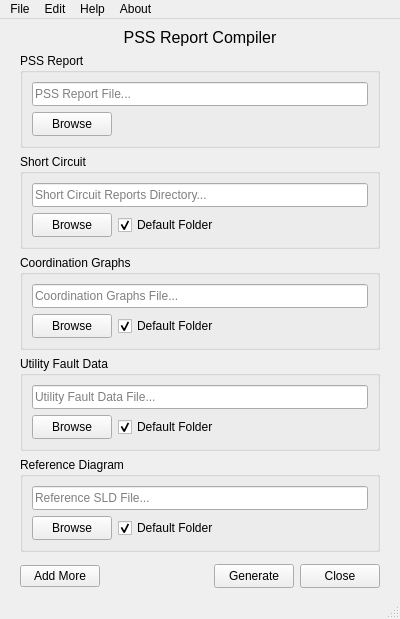
<?xml version="1.0" encoding="UTF-8"?>
<ui version="4.0">
 <class>MainWindow</class>
 <widget class="QMainWindow" name="MainWindow">
  <property name="geometry">
   <rect>
    <x>0</x>
    <y>0</y>
    <width>400</width>
    <height>604</height>
   </rect>
  </property>
  <property name="windowTitle">
   <string>PSS Report Compiler</string>
  </property>
  <widget class="QWidget" name="centralwidget">
   <layout class="QVBoxLayout" name="central_layout">
    <property name="spacing">
     <number>6</number>
    </property>
    <property name="leftMargin">
     <number>20</number>
    </property>
    <property name="rightMargin">
     <number>20</number>
    </property>
    <item>
     <layout class="QHBoxLayout" name="title_layout">
      <item>
       <widget class="QLabel" name="title">
        <property name="font">
         <font>
          <pointsize>12</pointsize>
         </font>
        </property>
        <property name="text">
         <string>PSS Report Compiler</string>
        </property>
        <property name="alignment">
         <set>Qt::AlignCenter</set>
        </property>
       </widget>
      </item>
     </layout>
    </item>
    <item>
     <layout class="QGridLayout" name="main_grid">
      <property name="horizontalSpacing">
       <number>10</number>
      </property>
      <item row="1" column="0">
       <widget class="QGroupBox" name="sc_group">
        <property name="title">
         <string>Short Circuit</string>
        </property>
        <layout class="QVBoxLayout" name="verticalLayout_17">
         <item>
          <layout class="QVBoxLayout" name="sc_layout">
           <item>
            <widget class="QLineEdit" name="sc_input">
             <property name="minimumSize">
              <size>
               <width>0</width>
               <height>24</height>
              </size>
             </property>
             <property name="placeholderText">
              <string>Short Circuit Reports Directory...</string>
             </property>
             <property name="clearButtonEnabled">
              <bool>true</bool>
             </property>
            </widget>
           </item>
           <item>
            <layout class="QHBoxLayout" name="sc_btn_layout">
             <item>
              <widget class="QPushButton" name="sc_browse_btn">
               <property name="minimumSize">
                <size>
                 <width>0</width>
                 <height>24</height>
                </size>
               </property>
               <property name="text">
                <string>Browse</string>
               </property>
              </widget>
             </item>
             <item>
              <widget class="QCheckBox" name="sc_default_cb">
               <property name="text">
                <string>Default Folder</string>
               </property>
               <property name="checked">
                <bool>true</bool>
               </property>
              </widget>
             </item>
             <item>
              <spacer name="sc_spacer">
               <property name="orientation">
                <enum>Qt::Horizontal</enum>
               </property>
               <property name="sizeHint" stdset="0">
                <size>
                 <width>40</width>
                 <height>20</height>
                </size>
               </property>
              </spacer>
             </item>
            </layout>
           </item>
          </layout>
         </item>
        </layout>
       </widget>
      </item>
      <item row="2" column="0">
       <widget class="QGroupBox" name="coor_group">
        <property name="title">
         <string>Coordination Graphs</string>
        </property>
        <layout class="QVBoxLayout" name="verticalLayout_13">
         <item>
          <layout class="QVBoxLayout" name="coor_layout">
           <item>
            <widget class="QLineEdit" name="coor_input">
             <property name="minimumSize">
              <size>
               <width>0</width>
               <height>24</height>
              </size>
             </property>
             <property name="placeholderText">
              <string>Coordination Graphs File...</string>
             </property>
             <property name="clearButtonEnabled">
              <bool>true</bool>
             </property>
            </widget>
           </item>
           <item>
            <layout class="QHBoxLayout" name="coor_btns_layout">
             <item>
              <widget class="QPushButton" name="coor_browse_btn">
               <property name="minimumSize">
                <size>
                 <width>0</width>
                 <height>24</height>
                </size>
               </property>
               <property name="text">
                <string>Browse</string>
               </property>
              </widget>
             </item>
             <item>
              <widget class="QCheckBox" name="coor_default_cb">
               <property name="text">
                <string>Default Folder</string>
               </property>
               <property name="checked">
                <bool>true</bool>
               </property>
              </widget>
             </item>
             <item>
              <spacer name="coor_spacer">
               <property name="orientation">
                <enum>Qt::Horizontal</enum>
               </property>
               <property name="sizeHint" stdset="0">
                <size>
                 <width>40</width>
                 <height>20</height>
                </size>
               </property>
              </spacer>
             </item>
            </layout>
           </item>
          </layout>
         </item>
        </layout>
       </widget>
      </item>
      <item row="3" column="0">
       <widget class="QGroupBox" name="util_group">
        <property name="title">
         <string>Utility Fault Data</string>
        </property>
        <layout class="QVBoxLayout" name="verticalLayout_21">
         <item>
          <layout class="QVBoxLayout" name="util_layout">
           <item>
            <widget class="QLineEdit" name="util_input">
             <property name="minimumSize">
              <size>
               <width>0</width>
               <height>24</height>
              </size>
             </property>
             <property name="placeholderText">
              <string>Utility Fault Data File...</string>
             </property>
             <property name="clearButtonEnabled">
              <bool>true</bool>
             </property>
            </widget>
           </item>
           <item>
            <layout class="QHBoxLayout" name="util_btn_layout">
             <item>
              <widget class="QPushButton" name="util_browse_btn">
               <property name="minimumSize">
                <size>
                 <width>0</width>
                 <height>24</height>
                </size>
               </property>
               <property name="text">
                <string>Browse</string>
               </property>
              </widget>
             </item>
             <item>
              <widget class="QCheckBox" name="util_default_cb">
               <property name="text">
                <string>Default Folder</string>
               </property>
               <property name="checked">
                <bool>true</bool>
               </property>
              </widget>
             </item>
             <item>
              <spacer name="util_spacer">
               <property name="orientation">
                <enum>Qt::Horizontal</enum>
               </property>
               <property name="sizeHint" stdset="0">
                <size>
                 <width>40</width>
                 <height>20</height>
                </size>
               </property>
              </spacer>
             </item>
            </layout>
           </item>
          </layout>
         </item>
        </layout>
       </widget>
      </item>
      <item row="4" column="0">
       <widget class="QGroupBox" name="ref_group">
        <property name="title">
         <string>Reference Diagram</string>
        </property>
        <layout class="QVBoxLayout" name="verticalLayout_14">
         <item>
          <layout class="QVBoxLayout" name="ref_layout">
           <item>
            <widget class="QLineEdit" name="ref_input">
             <property name="minimumSize">
              <size>
               <width>0</width>
               <height>24</height>
              </size>
             </property>
             <property name="placeholderText">
              <string>Reference SLD File...</string>
             </property>
             <property name="clearButtonEnabled">
              <bool>true</bool>
             </property>
            </widget>
           </item>
           <item>
            <layout class="QHBoxLayout" name="ref_btn_layout">
             <item>
              <widget class="QPushButton" name="ref_browse_btn">
               <property name="minimumSize">
                <size>
                 <width>0</width>
                 <height>24</height>
                </size>
               </property>
               <property name="text">
                <string>Browse</string>
               </property>
              </widget>
             </item>
             <item>
              <widget class="QCheckBox" name="ref_default_cb">
               <property name="text">
                <string>Default Folder</string>
               </property>
               <property name="checked">
                <bool>true</bool>
               </property>
              </widget>
             </item>
             <item>
              <spacer name="ref_spacer">
               <property name="orientation">
                <enum>Qt::Horizontal</enum>
               </property>
               <property name="sizeHint" stdset="0">
                <size>
                 <width>40</width>
                 <height>20</height>
                </size>
               </property>
              </spacer>
             </item>
            </layout>
           </item>
          </layout>
         </item>
        </layout>
       </widget>
      </item>
      <item row="0" column="0">
       <widget class="QGroupBox" name="report_group">
        <property name="title">
         <string>PSS Report</string>
        </property>
        <layout class="QVBoxLayout" name="verticalLayout_18">
         <item>
          <layout class="QVBoxLayout" name="report_layout">
           <item>
            <widget class="QLineEdit" name="report_input">
             <property name="minimumSize">
              <size>
               <width>0</width>
               <height>24</height>
              </size>
             </property>
             <property name="placeholderText">
              <string>PSS Report File...</string>
             </property>
             <property name="clearButtonEnabled">
              <bool>true</bool>
             </property>
            </widget>
           </item>
           <item>
            <layout class="QHBoxLayout" name="report_btns_layout">
             <item>
              <widget class="QPushButton" name="report_browse_btn">
               <property name="minimumSize">
                <size>
                 <width>0</width>
                 <height>24</height>
                </size>
               </property>
               <property name="text">
                <string>Browse</string>
               </property>
              </widget>
             </item>
             <item>
              <spacer name="report_spacer">
               <property name="orientation">
                <enum>Qt::Horizontal</enum>
               </property>
               <property name="sizeHint" stdset="0">
                <size>
                 <width>40</width>
                 <height>20</height>
                </size>
               </property>
              </spacer>
             </item>
            </layout>
           </item>
          </layout>
         </item>
        </layout>
       </widget>
      </item>
     </layout>
    </item>
    <item>
     <layout class="QHBoxLayout" name="cmd_btns_layout">
      <property name="topMargin">
       <number>6</number>
      </property>
      <item>
       <widget class="QPushButton" name="add_more_btn">
        <property name="text">
         <string>Add More</string>
        </property>
       </widget>
      </item>
      <item>
       <spacer name="cmd_btns_spacer">
        <property name="orientation">
         <enum>Qt::Horizontal</enum>
        </property>
        <property name="sizeHint" stdset="0">
         <size>
          <width>40</width>
          <height>20</height>
         </size>
        </property>
       </spacer>
      </item>
      <item>
       <widget class="QPushButton" name="generate_btn">
        <property name="minimumSize">
         <size>
          <width>0</width>
          <height>24</height>
         </size>
        </property>
        <property name="text">
         <string>Generate</string>
        </property>
       </widget>
      </item>
      <item>
       <widget class="QPushButton" name="close_btn">
        <property name="minimumSize">
         <size>
          <width>0</width>
          <height>24</height>
         </size>
        </property>
        <property name="text">
         <string>Close</string>
        </property>
       </widget>
      </item>
     </layout>
    </item>
   </layout>
  </widget>
  <widget class="QMenuBar" name="menubar">
   <property name="geometry">
    <rect>
     <x>0</x>
     <y>0</y>
     <width>400</width>
     <height>21</height>
    </rect>
   </property>
   <property name="nativeMenuBar">
    <bool>true</bool>
   </property>
   <widget class="QMenu" name="menu_file">
    <property name="tearOffEnabled">
     <bool>false</bool>
    </property>
    <property name="title">
     <string>File</string>
    </property>
    <addaction name="action_save_inputs"/>
    <addaction name="action_save_as_inputs"/>
    <addaction name="action_load_inputs"/>
    <addaction name="action_load_as_inputs"/>
    <addaction name="action_defaults"/>
    <addaction name="action_exit"/>
   </widget>
   <widget class="QMenu" name="menu_edit">
    <property name="title">
     <string>Edit</string>
    </property>
   </widget>
   <widget class="QMenu" name="menu_help">
    <property name="title">
     <string>Help</string>
    </property>
   </widget>
   <widget class="QMenu" name="menu_about">
    <property name="title">
     <string>About</string>
    </property>
   </widget>
   <addaction name="menu_file"/>
   <addaction name="menu_edit"/>
   <addaction name="menu_help"/>
   <addaction name="menu_about"/>
  </widget>
  <widget class="QStatusBar" name="statusbar"/>
  <action name="action_save_inputs">
   <property name="text">
    <string>Save Inputs</string>
   </property>
   <property name="shortcut">
    <string>Ctrl+S</string>
   </property>
  </action>
  <action name="action_save_as_inputs">
   <property name="text">
    <string>Save As Inputs</string>
   </property>
  </action>
  <action name="action_load_inputs">
   <property name="text">
    <string>Load Inputs</string>
   </property>
   <property name="shortcut">
    <string>Ctrl+L</string>
   </property>
  </action>
  <action name="action_load_as_inputs">
   <property name="text">
    <string>Load As Inputs</string>
   </property>
  </action>
  <action name="action_exit">
   <property name="text">
    <string>Exit</string>
   </property>
  </action>
  <action name="action_defaults">
   <property name="text">
    <string>Defaults</string>
   </property>
  </action>
 </widget>
 <resources/>
 <connections>
  <connection>
   <sender>close_btn</sender>
   <signal>clicked()</signal>
   <receiver>MainWindow</receiver>
   <slot>close()</slot>
   <hints>
    <hint type="sourcelabel">
     <x>383</x>
     <y>568</y>
    </hint>
    <hint type="destinationlabel">
     <x>277</x>
     <y>522</y>
    </hint>
   </hints>
  </connection>
  <connection>
   <sender>sc_default_cb</sender>
   <signal>toggled(bool)</signal>
   <receiver>sc_input</receiver>
   <slot>setDisabled(bool)</slot>
   <hints>
    <hint type="sourcelabel">
     <x>126</x>
     <y>221</y>
    </hint>
    <hint type="destinationlabel">
     <x>106</x>
     <y>195</y>
    </hint>
   </hints>
  </connection>
  <connection>
   <sender>sc_default_cb</sender>
   <signal>toggled(bool)</signal>
   <receiver>sc_browse_btn</receiver>
   <slot>setDisabled(bool)</slot>
   <hints>
    <hint type="sourcelabel">
     <x>187</x>
     <y>223</y>
    </hint>
    <hint type="destinationlabel">
     <x>81</x>
     <y>225</y>
    </hint>
   </hints>
  </connection>
  <connection>
   <sender>coor_default_cb</sender>
   <signal>toggled(bool)</signal>
   <receiver>coor_browse_btn</receiver>
   <slot>setDisabled(bool)</slot>
   <hints>
    <hint type="sourcelabel">
     <x>134</x>
     <y>318</y>
    </hint>
    <hint type="destinationlabel">
     <x>88</x>
     <y>318</y>
    </hint>
   </hints>
  </connection>
  <connection>
   <sender>coor_default_cb</sender>
   <signal>toggled(bool)</signal>
   <receiver>coor_input</receiver>
   <slot>setDisabled(bool)</slot>
   <hints>
    <hint type="sourcelabel">
     <x>189</x>
     <y>318</y>
    </hint>
    <hint type="destinationlabel">
     <x>137</x>
     <y>280</y>
    </hint>
   </hints>
  </connection>
  <connection>
   <sender>util_default_cb</sender>
   <signal>toggled(bool)</signal>
   <receiver>util_browse_btn</receiver>
   <slot>setDisabled(bool)</slot>
   <hints>
    <hint type="sourcelabel">
     <x>128</x>
     <y>417</y>
    </hint>
    <hint type="destinationlabel">
     <x>90</x>
     <y>413</y>
    </hint>
   </hints>
  </connection>
  <connection>
   <sender>util_default_cb</sender>
   <signal>toggled(bool)</signal>
   <receiver>util_input</receiver>
   <slot>setDisabled(bool)</slot>
   <hints>
    <hint type="sourcelabel">
     <x>162</x>
     <y>412</y>
    </hint>
    <hint type="destinationlabel">
     <x>171</x>
     <y>393</y>
    </hint>
   </hints>
  </connection>
  <connection>
   <sender>ref_default_cb</sender>
   <signal>toggled(bool)</signal>
   <receiver>ref_browse_btn</receiver>
   <slot>setDisabled(bool)</slot>
   <hints>
    <hint type="sourcelabel">
     <x>120</x>
     <y>509</y>
    </hint>
    <hint type="destinationlabel">
     <x>97</x>
     <y>509</y>
    </hint>
   </hints>
  </connection>
  <connection>
   <sender>ref_default_cb</sender>
   <signal>toggled(bool)</signal>
   <receiver>ref_input</receiver>
   <slot>setDisabled(bool)</slot>
   <hints>
    <hint type="sourcelabel">
     <x>188</x>
     <y>504</y>
    </hint>
    <hint type="destinationlabel">
     <x>191</x>
     <y>481</y>
    </hint>
   </hints>
  </connection>
 </connections>
</ui>
